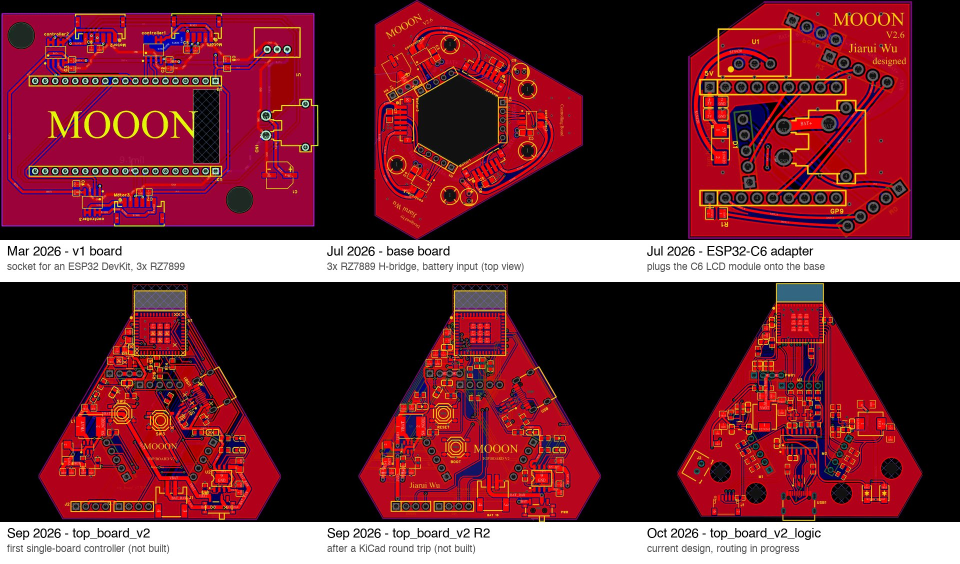
#> input picture docs/design-history/board-generations.jpg, 1920 x 1128 px (shown at 1/2 size)
$ python -i make_figures.py   (imports and definitions only)
#> lines starting #> are read from the running program, lines starting #| are printed output that depends on the picture; after the words box and inside, x2 and y2 are one past the last pixel; in counts of white or black regions, pixels touching at a corner belong together
#> further down, picture is the input picture: PIL image 1920x1128 RGB; mean R, G, B 105.7, 46.9, 55.7
#!/usr/bin/env python3
"""Rebuild the design-history figures from the EasyEDA project in git.

EasyEDA Pro stores a preview image of every schematic page and PCB inside the
project file (IMAGE/<document id>.webp) each time the project is saved. This
script pulls those previews out of hardware/top_board_v2/motor_controller.epro2
at each commit that changed it, so every figure can be traced to a commit.

    python3 docs/design-history/make_figures.py      (needs Pillow)
"""
import io
import os
import subprocess
import zipfile

from PIL import Image, ImageDraw, ImageFont, ImageOps

HERE = os.path.dirname(os.path.abspath(__file__))
ROOT = os.path.dirname(os.path.dirname(HERE))
EPRO = "hardware/top_board_v2/motor_controller.epro2"
FONT = "/System/Library/Fonts/Helvetica.ttc"

# EasyEDA document ids in project "motor_controller"
LOGIC_PCB, LOGIC_SCH = "d66fa5125fd977da", "047e235f224c2688"
FAMILY = [  # (document id, caption, sub-caption, crop box in preview pixels, auto-contrast)
    # The v1 preview was saved with inactive layers greyed out, so its contrast is stretched.
    ("713d18881d67b0a9", "Mar 2026 - v1 board", "socket for an ESP32 DevKit, 3x RZ7899", None, True),
    # The base board's own preview is a bottom view; its top view comes from the fab panel ("combine").
    ("3e97c5cee5cd5d26", "Jul 2026 - base board", "3x RZ7889 H-bridge, battery input (top view)",
     (752, 40, 1830, 1300), False),
    ("29868d186e4fc126", "Jul 2026 - ESP32-C6 adapter", "plugs the C6 LCD module onto the base", None, False),
    ("c2976160f80574ea", "Sep 2026 - top_board_v2", "first single-board controller (not built)", None, False),
    ("1451795a9a99c5a7", "Sep 2026 - top_board_v2 R2", "after a KiCad round trip (not built)", None, False),
    (LOGIC_PCB, "Oct 2026 - top_board_v2_logic", "current design, routing in progress", None, False),
]
EVOLUTION = [  # (commit, short caption)
    ("170676d", "imported; schematic redrawn on one A3 sheet"),
    ("1f5815d", "sensor parts moved to a separate head board"),
    ("ae20f6c", "ESP32 escape rerouted, routing curved"),
    ("8227cd7", "tidy, uniform arcs"),
    ("c1aba64", "tried the EasyEDA autorouter (40/46 nets)"),
    ("766cd35", "MOOON-style re-route (v5)"),
    ("a0c2144", "LCSC parts, copper pour; charger in schematic"),
]


# [5 lines left out: function font, not called in this run]


def git(*args):
    return subprocess.run(["git", *args], cwd=ROOT, capture_output=True, check=True).stdout


def previews(commit):
    z = zipfile.ZipFile(io.BytesIO(git("show", f"{commit}:{EPRO}")))
    return {n[6:-5]: z.read(n) for n in z.namelist() if n.startswith("IMAGE/") and n.endswith(".webp")}


# [4 lines left out: function commit_info, not called in this run]


def crop_dark(im, pad=12, density=0.03):
    """Trim the black canvas around a PCB preview, ignoring thin off-board notes."""
#> called with pad = 12, density = 0.03
    mask = im.convert("L").point(lambda v: 255 if v > 40 else 0)
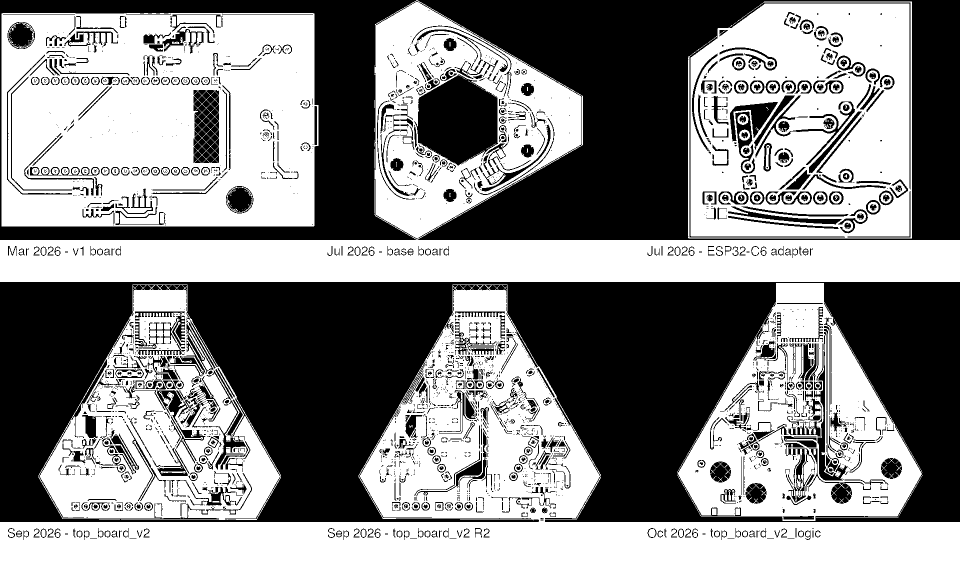
#> mask: PIL image 1920x1128 L (shown at 1/2 size); 53% white; 2934 black regions (1871 under 20 px), largest, box (x1, y1, x2, y2) and area: (0, 564, 1920, 1044) 501903, (0, 0, 1920, 480) 322035, (829, 148, 996, 332) 21713
    cols = list(mask.resize((im.width, 1), Image.BOX).getdata())
#> cols = 1920 values, max 226 at index 1553, min 32 at index 1324, mean 135.1
    rows = list(mask.resize((1, im.height), Image.BOX).getdata())
#> rows = 1128 values, max 255 at index 480, min 0 at index 0, mean 135.2
    xs = [i for i, v in enumerate(cols) if v > 255 * density] or [0, im.width - 1]
#> xs = 1920 values from 0 to 1919
    ys = [i for i, v in enumerate(rows) if v > 255 * density] or [0, im.height - 1]
#> ys = 1114 values from 3 to 1127
    return im.crop((max(xs[0] - pad, 0), max(ys[0] - pad, 0),
                    min(xs[-1] + pad, im.width), min(ys[-1] + pad, im.height)))


# [57 lines left out: functions tile, grid, main, not called in this run]


# [2 lines not run here, left out]

>>> from PIL import Image
>>> picture = Image.open('board-generations.jpg')
>>> result = crop_dark(picture)
